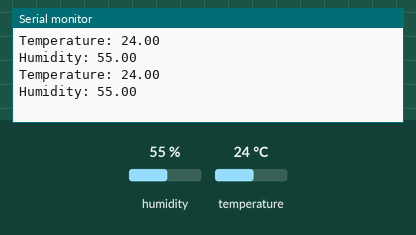
Recording of a sketch running on a simulated Arduino Uno, built with avr-gcc and run on an emulated ATmega328P. On the bench: the last lines printed to the serial monitor. The inputs (shaded band) are chosen by the test bench; at power-on: humidity 55 %, temperature 24 °C.

Above: at 4.9 s.
5.0 s: humidity set to 22 %
At 6.9 s:
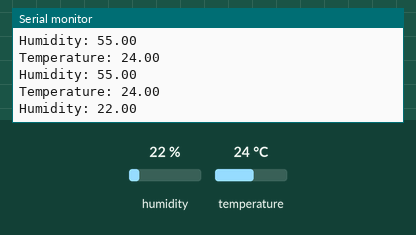
8.1 s: temperature set to 12 °C
At 9.4 s:
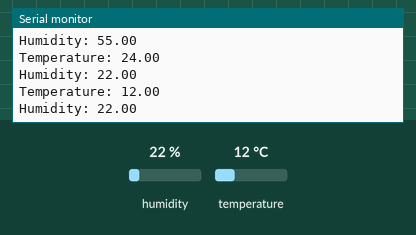
11.2 s: humidity set to 40 %
At 13.2 s:
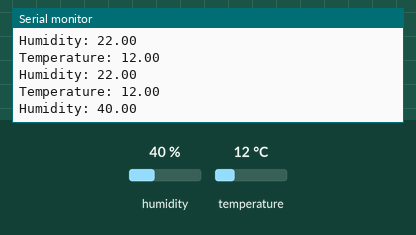
Timing chart, 0 to 14.7 s (numbered marks = the images above; inputs shaded):
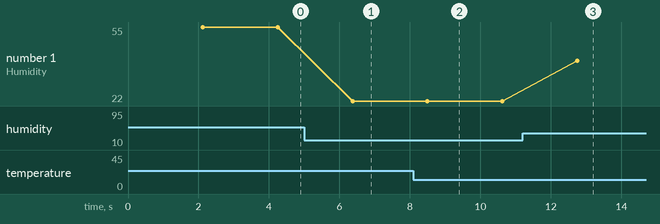

The sketch:

Temp_sensor.ino
```cpp
/*
DHT sensor with serial monitor
*/

#include <DHT.h>
#define DHTPIN 4

DHT dht(DHTPIN, DHT11);
float h;
float t;
void setup() {
  Serial.begin(9600);
  dht.begin();
}

void loop() {
  // Wait a few seconds between measurements.
  delay(2000);
  h = dht.readHumidity();
  t = dht.readTemperature();
  // Reading temperature or humidity takes about 250 milliseconds!
  // Sensor readings may also be up to 2 seconds 'old' (its a very slow sensor)

  Serial.print("Temperature: ");
  Serial.println(t);

  delay(100);

  Serial.print("Humidity: ");
  Serial.println(h);
}
```

Measured:
- after the input at 5.0 s, the serial monitor: prints a new line after 1.4 s (image 1)
- after the input at 8.1 s, the serial monitor: prints a new line after 0.30 s (image 2)
- after the input at 11.2 s, the serial monitor: prints a new line after 1.5 s (image 3)
- plotted number 1: 55 → 22 after the input at 5.0 s, 22 → 40 after the input at 11.2 s
